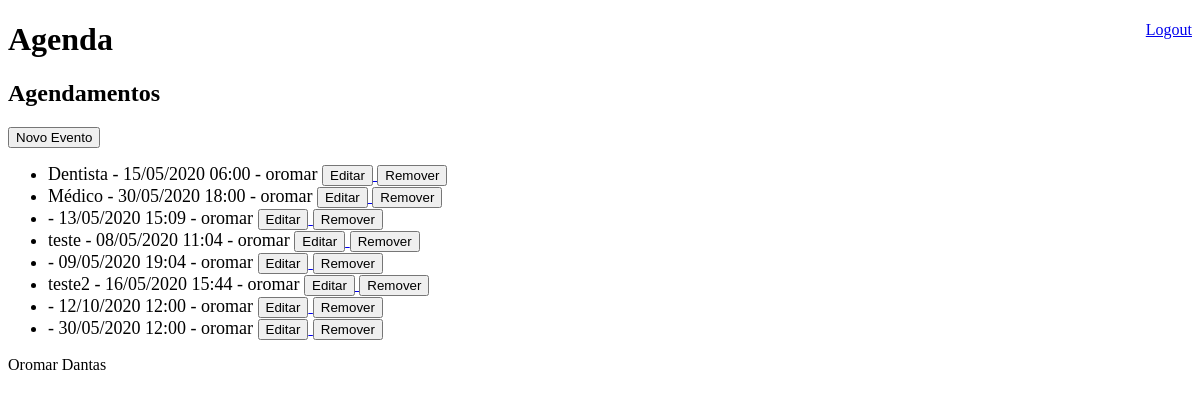
/agenda/ (signed in), run on an earlier commit of the app's database.
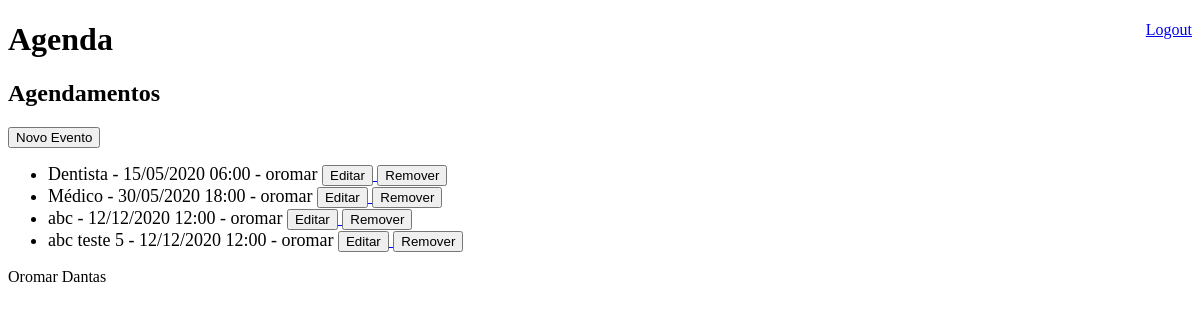
And on a later commit of the database.
### core/models.py (models this page shows, shortened)
class Event(models.Model):
    title = models.CharField(verbose_name="Título", max_length=100, blank=False, null=False)
    description= models.TextField(verbose_name="Descrição", blank=True, null=True)
    event_date = models.DateTimeField(verbose_name="Data do Evento", auto_now=False, auto_now_add=False)
    creation_date = models.DateTimeField(verbose_name="Data de Criação", auto_now=True)
    user = models.ForeignKey(User, on_delete=models.CASCADE)
    def get_event_date(self):
        return self.event_date.strftime('%d/%m/%Y %H:%M')
    def is_late(self):
        if self.event_date < datetime.utcnow().replace(tzinfo=pytz.UTC):
            return True
        return False

### core/views.py (the view)
# urls.py: path('agenda/', views.list_events),
@login_required(login_url='/login')
def list_events(request):
    user = request.user
    reference_date = datetime.now() - timedelta(hours=1)
    events = Event.objects.filter(user=user, event_date__gt=reference_date)
    response = {'events': list(events)}
    return render(request, 'agenda.html', response)

### templates/agenda.html
{% extends "model-page.html" %}
{% block content %}
<h2>Agendamentos</h2>
<a href="/agenda/evento">
    <button>Novo Evento</button>
</a>
<ul>
    {% for event in events %}
        <div style="font-size: 18px">
            {% if event.is_late %}
                <li style="color:red">
            {% else %}
                <li>
            {% endif %}
                {{event.title}} - {{event.get_event_date}} - {{event.user}}
                <a href="edit/?id={{event.id}}">
                    <button>Editar</button>
                </a>
                <a href="delete/{{event.id}}/">
                    <button>Remover</button>
                </a>
            </li>
        </div>
    {% endfor %}
</ul>
{% endblock %}

What changed in the data, as far as the page shows it:
removed Event: get_event_date "13/05/2020 15:09", user "oromar"
removed Event: title "teste", get_event_date "08/05/2020 11:04", user "oromar"
removed Event: get_event_date "09/05/2020 19:04", user "oromar"
removed Event: title "teste2", get_event_date "16/05/2020 15:44", user "oromar"
removed Event: get_event_date "12/10/2020 12:00", user "oromar"
removed Event: get_event_date "30/05/2020 12:00", user "oromar"
added Event: title "abc", get_event_date "12/12/2020 12:00", user "oromar"
added Event: title "abc teste 5", get_event_date "12/12/2020 12:00", user "oromar"
